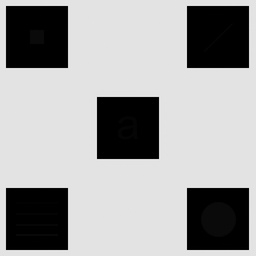
#> input picture HW3_2/Answers/hidden_object.jpg, 256 x 256 px, shrunk from 512 x 512 before the run
$ python '314512091_宋庭宇_DIP_CH3_2.py'
#> lines starting #> are read from the running program, lines starting #| are printed output that depends on the picture; after the words box and inside, x2 and y2 are one past the last pixel; in counts of white or black regions, pixels touching at a corner belong together
#> in main, img is the input picture: PIL image 256x256 L; min 0, max 235, mean 160.7
# notes:
# Statistics obtained from an image's histogram can be used for image enhancement.we denote r_i as the intensity value of pixels, and p(r_i)
# as the probability of some pixels occurring in an image. So the mean and variance of some pixel distribution is:
# mean = sum((r_i * n_i)/(L-1)) for i=0 to L-1 = sum(r_i) = sum(r_i * p(r_i)) for i=0 to L-1 where n_i is the number of pixels with intensity r_i
# variance = sum((r_i - meam)^2*p(r_i))) for i=0 to L-1 where variance is the measure of image contrast.

# So why do we want to calculate mean and variance?

# the "global mean & variance" of an image can be useful for gross adjustments in overall intensity & contrast.

# But a more powerful tool is the "local mean & variance" where it lets us do "local enhancement" depending on the image characteristics in a
# neighbourhood about each pixel in an image. Let S_xy denote "a neighbourhood of specified size, centered at pixel (x,y)". The mean of that neighbourhood
# is:
# mean_S_xy = sum(r_i * p_S_xy(r_i)) for i = 0 to L-1
# variance_S_xy = sum((r_i-mean_S_xy)^2 * p_S_xy(r_i)) for i = 0 to L-1
# where local mean is the average intensity of neighbourhood S_xy & local variance is the measure of intensity contrast of neighbourhood S_xy.

from PIL import Image
import numpy as np
import cv2
import matplotlib.pyplot as plt

def global_cal(image):
    glb_mean = np.mean(image) #np.mean computes the mean of all pixels in the image
    glb_var = np.var(image)   #np.var computes the variance of all pixels in the image
    return glb_mean,glb_var

def local_cal(arr):
    local_mean = np.mean(arr)
    local_var = np.var(arr)
    return local_mean, local_var
def histogram_equi(image):
    img_for_equi = cv2.equalizeHist(image)
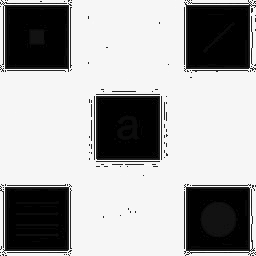
#> img_for_equi: shape (256, 256); min 0, max 255, mean 165.7
    return img_for_equi

def neighbourhood_enhance(copy_image,C,left,right,up,down,x,y):
    dtype = copy_image.dtype
    def mul_clip(i, j):
        v = float(copy_image[i, j]) * float(C)   # do multiplication in float to avoid uint8 wrap/overflow
        #print(np.clip(v, 0, 255).astype(dtype))
        return np.clip(v, 0, 255).astype(dtype)  # clip then cast back to original dtype

    copy_image[x, y] = mul_clip(x, y)
    return copy_image


def local_image_enhance(image):
    C = 22.8 # some constant to multiply by f(x,y)
    k0,k1 = 0.0,0.1
    k2,k3 = 0.0,0.1
    glb_mean,glb_var = global_cal(image)
#> in global_cal, `glb_mean = np.mean(image)`: glb_mean = 160.7
#> in global_cal, `glb_var = np.var(image)`: glb_var = 10508.5
#> glb_mean = 160.7; glb_var = 10508.5
    copy_image = image.copy()
    for x in range(image.shape[0]):
        for y in range(image.shape[1]):
            arr = []
            left = x-1
            right = x+1
            up = y-1
            down = y+1
            arr.append(image[x][y])
            if left < 0:
                arr.append(1)
            else:
                arr.append(image[left][y])
            if right > image.shape[0]-1:
                arr.append(1)
            else:
                arr.append(image[right][y])
            if up < 0:
                arr.append(1)
            else:
                arr.append(image[x][up])
            if down > image.shape[1]-1:
                arr.append(1)
            else:
                arr.append(image[x][down])
            if left < 0 or up < 0:
                arr.append(1)
            else:
                arr.append(image[left][up])
            if left < 0 or down > image.shape[1]-1:
                arr.append(1)
            else:
                arr.append(image[left][down])
            if right > image.shape[0]-1 or up < 0:
                arr.append(1)
            else:
                arr.append(image[right][up])
            if right > image.shape[0]-1 or down > image.shape[1]-1:
                arr.append(1)
            else:
                arr.append(image[right][down])
            local_mean, local_var = local_cal(arr)
            if local_mean >= k0 * glb_mean and local_mean <= k1 * glb_mean and local_var >= k2 * glb_var and local_var <= k3 * glb_var:
                neighbourhood_enhance(copy_image,C,left,right,up,down,x,y)
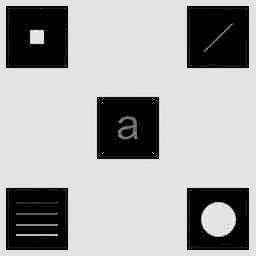
#> copy_image: shape (256, 256); 5.62% of pixels changed, all inside (x1, y1, x2, y2) = (7, 7, 248, 249)
    return copy_image

def main():
    path = "hidden_object.jpg"
    img = Image.open(path).convert('L') # convert to grayscale
    img = np.array(img)
    global_enhanced_img = histogram_equi(img)
    local_enhanced_img = local_image_enhance(img)
    # Use matplotlib to display each image alongside its histogram
    images = [
        ("Original", img),
        ("Global Enhanced", global_enhanced_img),
        ("Local Enhanced", local_enhanced_img),
    ]

    n = len(images)
    fig, axes = plt.subplots(nrows=n, ncols=2, figsize=(10, 4*n))

    for row, (title, im) in enumerate(images):
        ax_img = axes[row, 0]
        ax_hist = axes[row, 1]

        # show image (grayscale)
        ax_img.imshow(im, cmap='gray', vmin=0, vmax=255)
        ax_img.set_title(title)
        ax_img.axis('off')

        # histogram
        ax_hist.hist(im.ravel(), bins=256, range=(0,256), color='black')
        ax_hist.set_title(f"{title} histogram")
        ax_hist.set_xlim(0,255)
        ax_hist.set_xlabel('Intensity')
        ax_hist.set_ylabel('Count')
#> this loop made 3 passes
#> title on passes 1 to 3: 'Original', 'Global Enhanced', 'Local Enhanced'

    plt.tight_layout()
    plt.show()
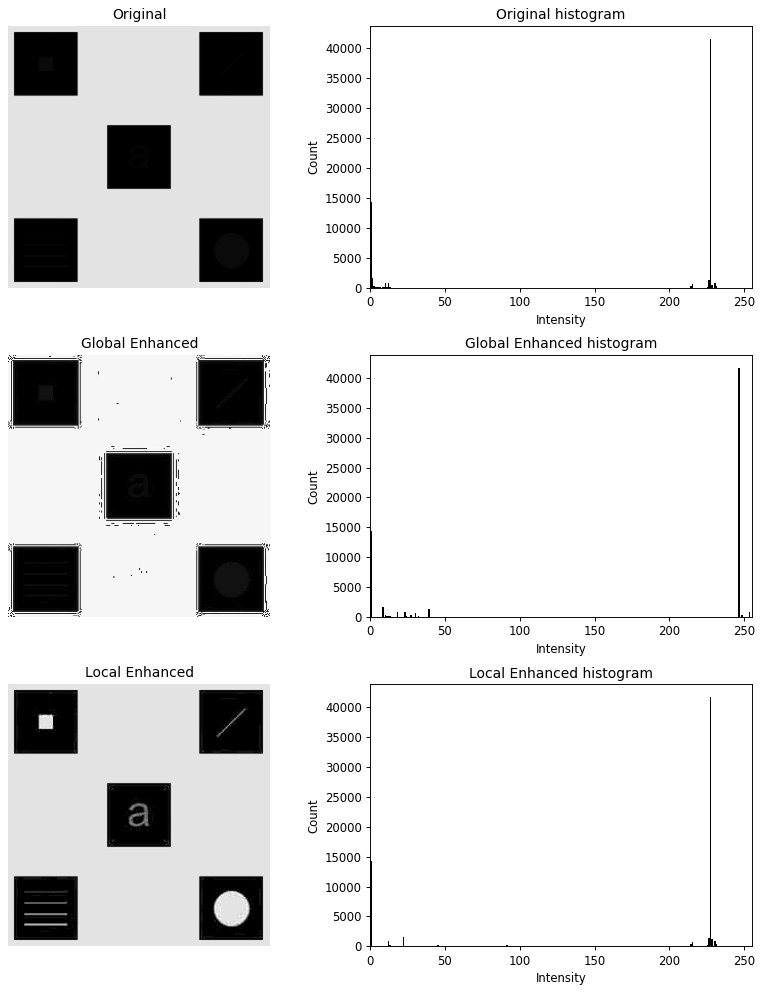
#> figure drawn by matplotlib, 6 panels; panel 2: tallest bar 41653 high, from x = 227 to 228; panel 4: tallest bar 41653 high, from x = 246 to 247; panel 6: tallest bar 41653 high, from x = 227 to 228

if __name__ == "__main__":
    main()
